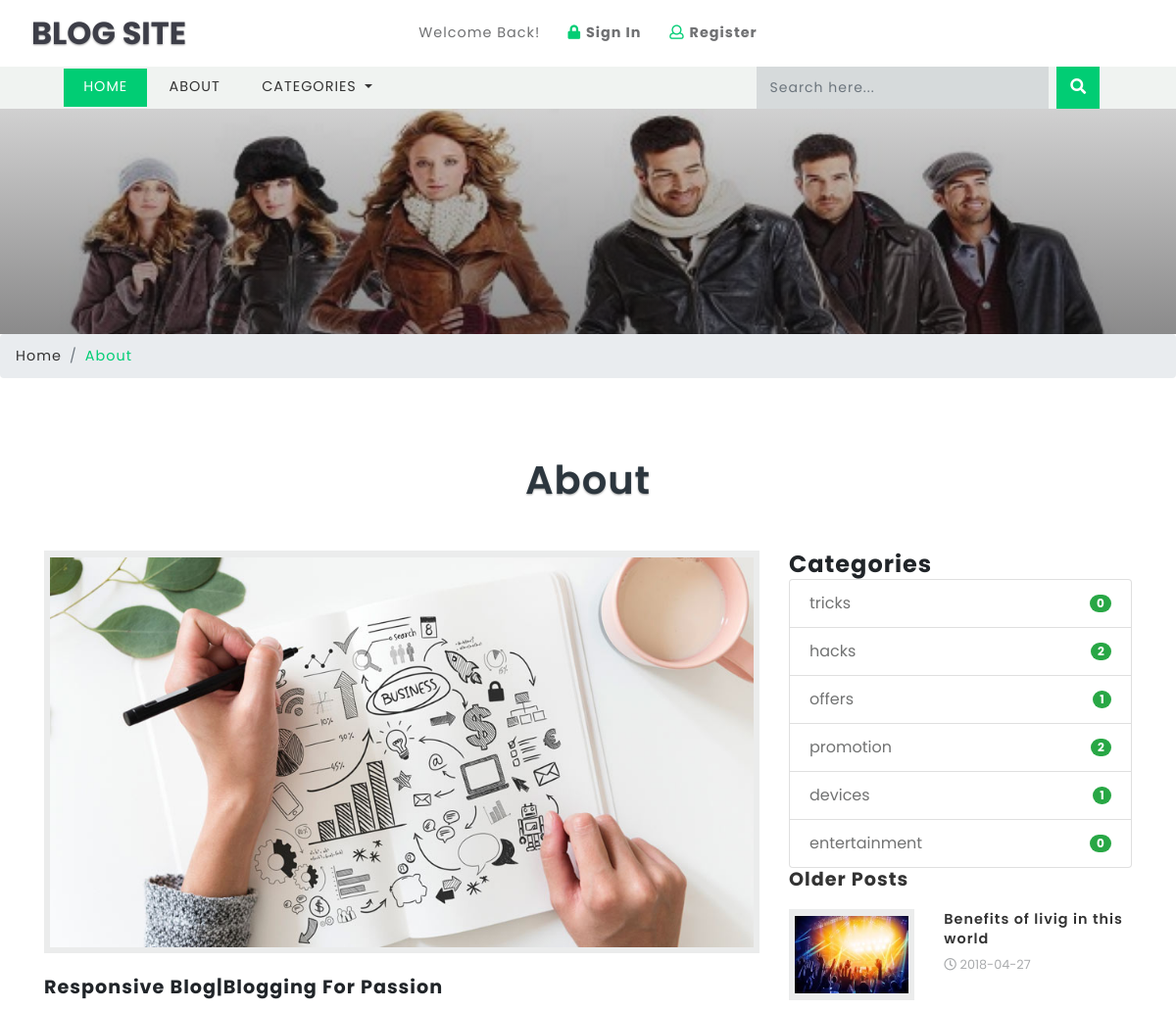
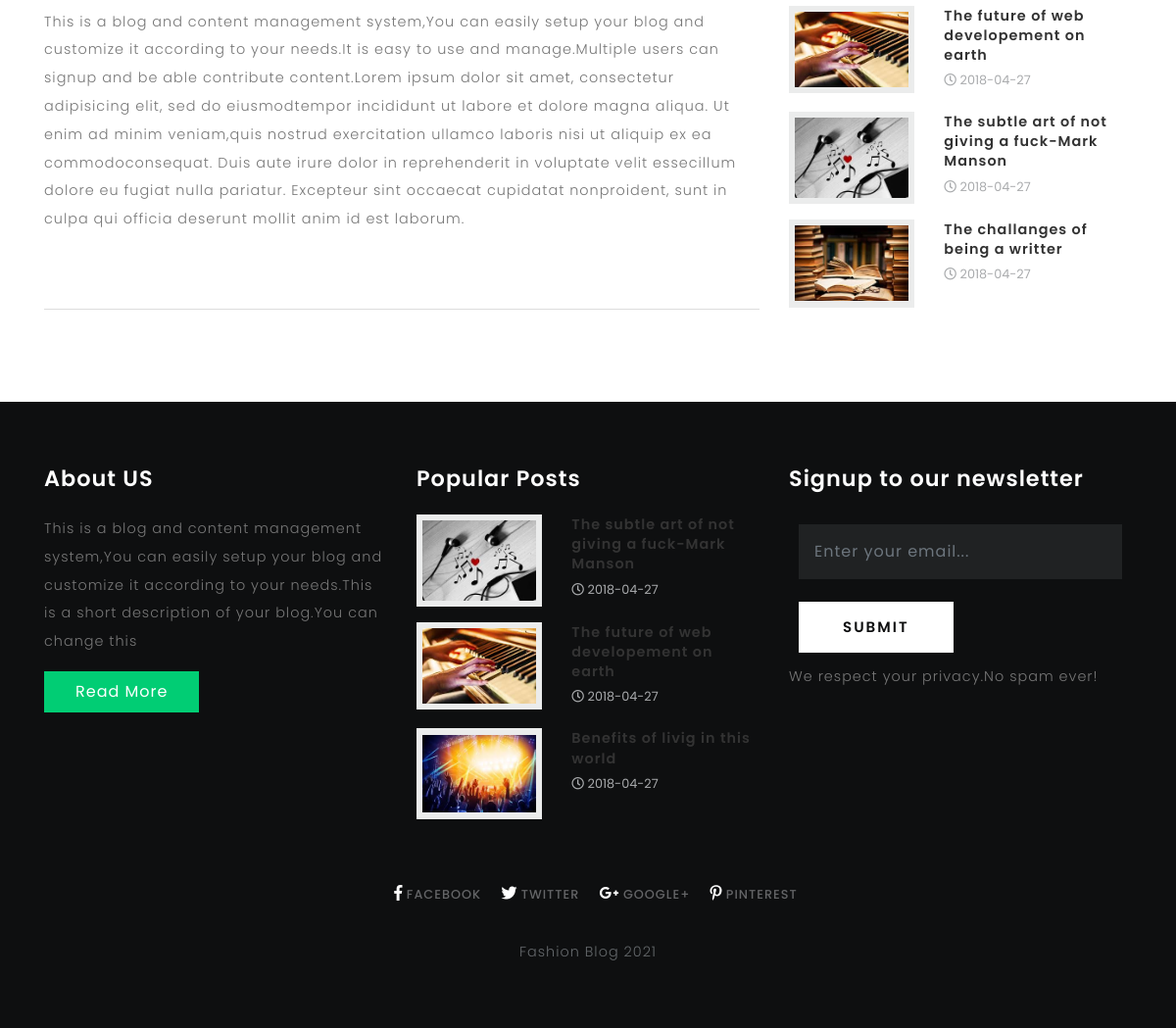
Page /about.php on the committed database (2 pictures, top to bottom).
### tables this page shows
CREATE TABLE `titles` (
  `id` int(10) UNSIGNED NOT NULL,
  `website_name` varchar(40) DEFAULT NULL,
  `tagline` varchar(40) DEFAULT NULL,
  `icon` varchar(40) DEFAULT NULL,
  `keywords` varchar(220) DEFAULT NULL,
  `short_description` varchar(200) DEFAULT NULL,
  `bannertext1` varchar(150) DEFAULT NULL,
  `bannertext2` varchar(150) DEFAULT NULL,
  `bannertext3` varchar(150) DEFAULT NULL,
  `bannertext4` varchar(150) DEFAULT NULL,
  `detailed_description` text,
  `address` varchar(40) DEFAULT NULL,
  `email` varchar(80) DEFAULT NULL,
  `phone` varchar(40) DEFAULT NULL,
  `googlemap` varchar(255) DEFAULT NULL
);

CREATE TABLE `blog_categories` (
  `id` int(10) UNSIGNED NOT NULL,
  `name` varchar(40) NOT NULL
);

CREATE TABLE `blogs` (
  `id` int(10) UNSIGNED NOT NULL,
  `title` varchar(190) NOT NULL,
  `tags` varchar(40) NOT NULL,
  `content` text NOT NULL,
  `photo` varchar(50) NOT NULL,
  `posted` varchar(40) NOT NULL,
  `date` date DEFAULT NULL,
  `author` varchar(40) DEFAULT NULL,
  `category` varchar(40) NOT NULL
);

### libs/fetch_data.php (the view, shortened to what this page needs)
<?php
function gettagline($table){
	require("database/db_connect.php");
	$sql="SELECT * FROM $table ";
	if ($result=mysqli_query($con,$sql))
	{
		foreach ($result as $titles => $tagline) {
			echo ''.$tagline['tagline'].'';
		}
	}
}
function getshortdescription($table){
	require("database/db_connect.php");
	$sql="SELECT * FROM $table ";
	if ($result=mysqli_query($con,$sql))
	{
		foreach ($result as $titles => $sdc) {
			echo ''.$sdc['short_description'].'';
		}
	}
}
function getdetaileddescription($table){
	require("database/db_connect.php");
	$sql="SELECT * FROM $table ";
	if ($result=mysqli_query($con,$sql))
	{
		foreach ($result as $titles => $sdc) {
			echo ''.$sdc['detailed_description'].'';
		}
	}
}
function countcategories(){
	require("database/db_connect.php");
	$sql="SELECT * FROM blog_categories LIMIT 10";
	if ($result=mysqli_query($con,$sql))
	{
		foreach ($result as $categoriescount => $categorydata) {
			$categoryid=$categorydata['id'];
			$sql="SELECT * FROM blogs WHERE category='$categoryid'";
			if ($result=mysqli_query($con,$sql)) {
				$rowcountcategory=mysqli_num_rows($result);
			}
			echo '<li class="list-group-item d-flex justify-content-between align-items-center">
			'.$categorydata['name'].'
			<span class="badge badge-success badge-pill">'.$rowcountcategory.'</span>
			</li>';
		}
	}
}
function getwebname($table){
	require("database/db_connect.php");
	$sql="SELECT * FROM $table ";
	if ($result=mysqli_query($con,$sql))
	{
		foreach ($result as $titles => $blogname) {
			echo ''.$blogname['website_name'].'';
		}
	}
}
function getlinks($table,$platform){
	require("database/db_connect.php");
	$sql="SELECT * FROM $table ";
	if ($result=mysqli_query($con,$sql))
	{
		$rowcount=mysqli_num_rows($result);
		if ($rowcount==0) {
			echo '#';
		}
		foreach ($result as $link => $site) {
			if ($platform=="facebook") {
				echo ''.$site['facebook'].'';
			}
			elseif ($platform=="twitter") {
				echo ''.$site['twitter'].'';
			}
			elseif ($platform=="googleplus") {
				echo ''.$site['googleplus'].'';
			}
			elseif ($platform=="pinterest") {
				echo ''.$site['pinterest'].'';
			}
			elseif ($platform=="dribble") {
				echo ''.$site['dribble'].'';
			}
		}
	}
}
function getcategoriesmenu($table)
{
	require("database/db_connect.php");
	$sql="SELECT * FROM $table ";
	if ($result=mysqli_query($con,$sql))
	{
		$rowcount=mysqli_num_rows($result);
		if ($rowcount==0) {
			echo 'No Categories';
		}
		foreach ($result as $blog_categories => $category) {
			echo '<a class="dropdown-item" href="category.php?id='.$category['id'].'">'.$category['name'].'</a>
			<div class="dropdown-divider"></div>';
		}
	}
}
function getolderposts($table){
	require("database/db_connect.php");
	$sql="SELECT * FROM $table WHERE posted='publish' ORDER BY id ASC LIMIT 8";
	if ($result=mysqli_query($con,$sql))
	{
		foreach ($result as $olderposts => $op) {
			echo '<div class="blog-grids row mb-3">
			<div class="col-md-5 blog-grid-left">
			<a href="single.php?id='.$op['id'].'">
			<img src="blogadmin/images/'.$op['photo'].'" class="img-fluid" alt="fantastic cms">
			</a>
			</div>
			<div class="col-md-7 blog-grid-right">
			<h5>
			<a href="single.php?id='.$op['id'].'">'.$op['title'].'</a>
			</h5>
			<div class="sub-meta">
			<span>
			<i class="far fa-clock"></i> '.$op['date'].'</span>
			</div>
			</div>
			</div>';
		}
	}
}
function getpopularposts($table){
	require("database/db_connect.php");
	$sql="SELECT * FROM $table ORDER BY count DESC LIMIT 3";
	if ($result=mysqli_query($con,$sql))
	{
		foreach ($result as $pagehits => $hits) {
			$storepage=$hits['page'];
			$sql="SELECT * FROM blogs WHERE title='$storepage'";
			if ($result=mysqli_query($con,$sql)) {
				foreach ($result as $allblogs => $specificblog) {
					echo '<div class="blog-grids row mb-3">
							<div class="col-md-5 blog-grid-left">
								<a href="single.php?id='.$specificblog['id'].'">
									<img src="blogadmin/images/'.$specificblog['photo'].'" class="img-fluid" alt="fantastic cms">
								</a>
							</div>
							<div class="col-md-7 blog-grid-right">
								<h5>
									<a href="single.php?id='.$specificblog['id'].'">'.$specificblog['title'].' </a>
								</h5>
								<div class="sub-meta">
									<span>
										<i class="far fa-clock"></i> '.$specificblog['date'].'</span>
								</div>
							</div>
						</div>';
				}
			}
		}
	}
}
?>

### css/single.css (style rules this page uses)
.tech-btm img { background: #fff; padding: 6px; }

### css/style.css (style rules this page uses)
html, body { margin: 0; font-size: 100%; font-family: 'Poppins', sans-serif; background: #fff; }
body a { text-decoration: none; transition: 0.5s all; -webkit-transition: 0.5s all; -moz-transition: 0.5s all; -o-transition: 0.5s all; -ms-transition: 0.5s all; }
h1, h2, h3, h4, h5, h6 { margin: 0; font-family: 'Poppins', sans-serif; letter-spacing:1px; }
.tech-btm img { background: #ebecec; padding: .4em; }
.tech-btm h5 { font-size: 0.9em; line-height: 1.4em; font-weight: 600; }
.tech-btm h5 a { color:#333; }
.sub-meta span { font-size: 0.8em; color: #a9abad; line-height: 2.5em; }
.footer-grid-agileits-w3ls img { width:100%; }

### rows in the picture
titles: website_name "Responsive Blog", tagline "Blogging For Passion", detailed_description "This is a blog and content management system,You can easily setup your blog and customize it according to your needs.It is easy to use and manage.Multiple users can signup and be able contribute content.Lorem ipsum dolor sit amet, consectetur adipisicing elit, sed do eiusmodtempor incididunt ut labore et dolore magna aliqua. Ut enim ad minim veniam,quis nostrud exercitation ullamco laboris nisi ut aliquip ex ea commodoconsequat. Duis aute irure dolor in reprehenderit in voluptate velit essecillum dolore eu fugiat nulla pariatur. Excepteur sint occaecat cupidatat nonproident, sunt in culpa qui officia deserunt mollit anim id est laborum.", short_description "This is a blog and content management system,You can easily setup your blog and customize it according to your needs.This is a short description of your blog.You can change this"
blog_categories: name "tricks", rowcountcategory "0"
blog_categories: name "hacks", rowcountcategory "2"
blog_categories: name "offers", rowcountcategory "1"
blog_categories: name "promotion", rowcountcategory "2"
blog_categories: name "devices", rowcountcategory "1"
blog_categories: name "entertainment", rowcountcategory "0"
blogs: photo (picture), title "Benefits of livig in this world", date "2018-04-27"
blogs: photo (picture), title "The future of web developement on earth", date "2018-04-27"
blogs: photo (picture), title "The subtle art of not giving a fuck-Mark Manson", date "2018-04-27"
blogs: photo (picture), title "The challanges of being a writter", date "2018-04-27"
